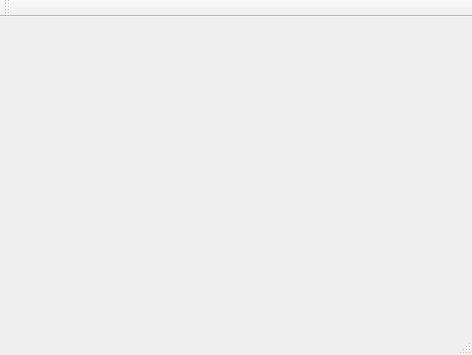
<?xml version="1.0" encoding="UTF-8"?>
<ui version="4.0">
 <class>MainWindow</class>
 <widget class="QMainWindow" name="MainWindow">
  <property name="geometry">
   <rect>
    <x>0</x>
    <y>0</y>
    <width>472</width>
    <height>355</height>
   </rect>
  </property>
  <property name="windowTitle">
   <string>MainWindow</string>
  </property>
  <widget class="QWidget" name="centralWidget">
   <widget class="QLabel" name="renderArea">
    <property name="enabled">
     <bool>true</bool>
    </property>
    <property name="geometry">
     <rect>
      <x>510</x>
      <y>350</y>
      <width>61</width>
      <height>51</height>
     </rect>
    </property>
    <property name="sizePolicy">
     <sizepolicy hsizetype="Preferred" vsizetype="Preferred">
      <horstretch>0</horstretch>
      <verstretch>0</verstretch>
     </sizepolicy>
    </property>
    <property name="minimumSize">
     <size>
      <width>50</width>
      <height>50</height>
     </size>
    </property>
    <property name="cursor">
     <cursorShape>CrossCursor</cursorShape>
    </property>
    <property name="autoFillBackground">
     <bool>true</bool>
    </property>
    <property name="text">
     <string/>
    </property>
   </widget>
  </widget>
  <widget class="QMenuBar" name="menuBar">
   <property name="geometry">
    <rect>
     <x>0</x>
     <y>0</y>
     <width>472</width>
     <height>18</height>
    </rect>
   </property>
  </widget>
  <widget class="QToolBar" name="mainToolBar">
   <attribute name="toolBarArea">
    <enum>TopToolBarArea</enum>
   </attribute>
   <attribute name="toolBarBreak">
    <bool>false</bool>
   </attribute>
  </widget>
  <widget class="QStatusBar" name="statusBar"/>
 </widget>
 <layoutdefault spacing="6" margin="11"/>
 <resources/>
 <connections/>
</ui>
